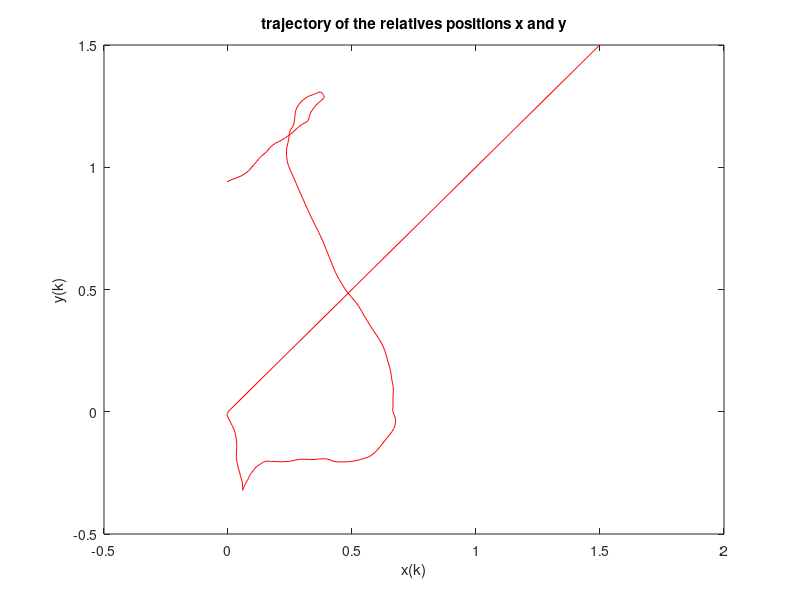
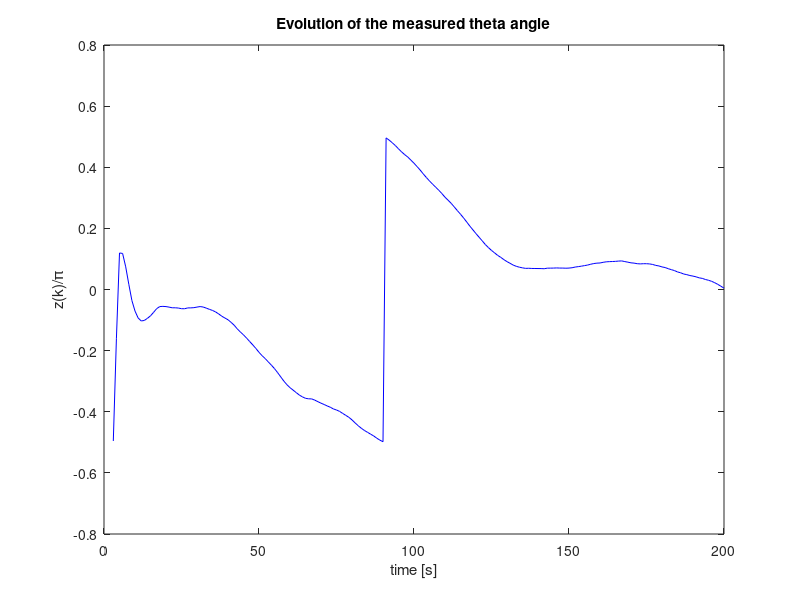

MATLAB code to generate these figures, in order:
T = 0.5;
x0 = [1 1 1 1]';
X = zeros(4,200);
Z = zeros(1,200);
F = eye(4,4);
F(1,3) = T;
F(2,4) = T;
G = [T^2/2 0; 0 T^2/2; T 0; 0 T];
sigm_a = 0.01;
sigm_th = 0.001;
v = randn(2,200)*sigm_a;
w = randn(1,200)*sigm_th;

for k = 1:200
    eps = G*v(:,k);
    if k == 1
        X(:,k) = F*x0 + eps;
    else
        X(:,k+1) = F*X(:,k) + eps;
    end
    Z(1,k) = atan(X(1,k)/X(2,k))+w(1,k);
end

figure(1)
plot(X(1,:),X(2,:),'r')
xlabel('x(k)');
ylabel('y(k)');
title('trajectory of the relatives positions x and y')

Zpi = Z.*(1/pi);
figure(2)
plot(Zpi,'b')
xlabel('time [s]')
ylabel('z(k)/\pi')
title('Evolution of the measured theta angle')
